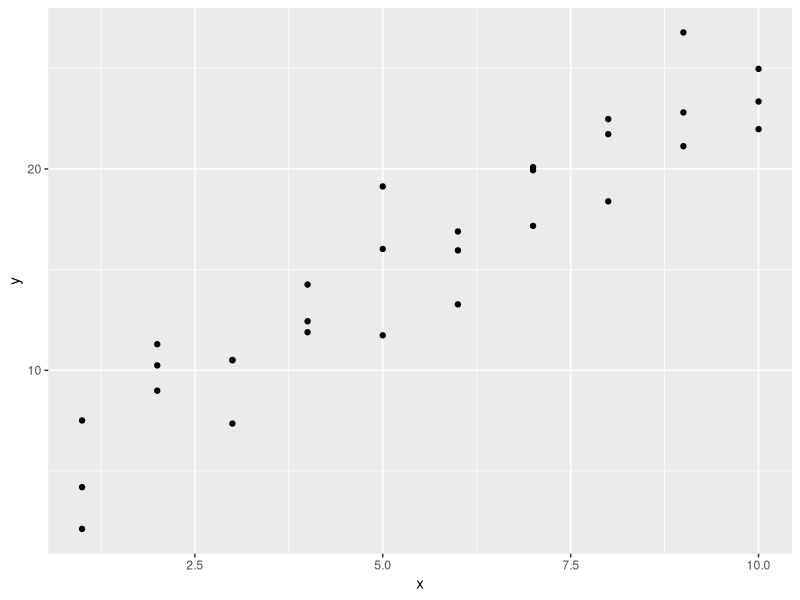
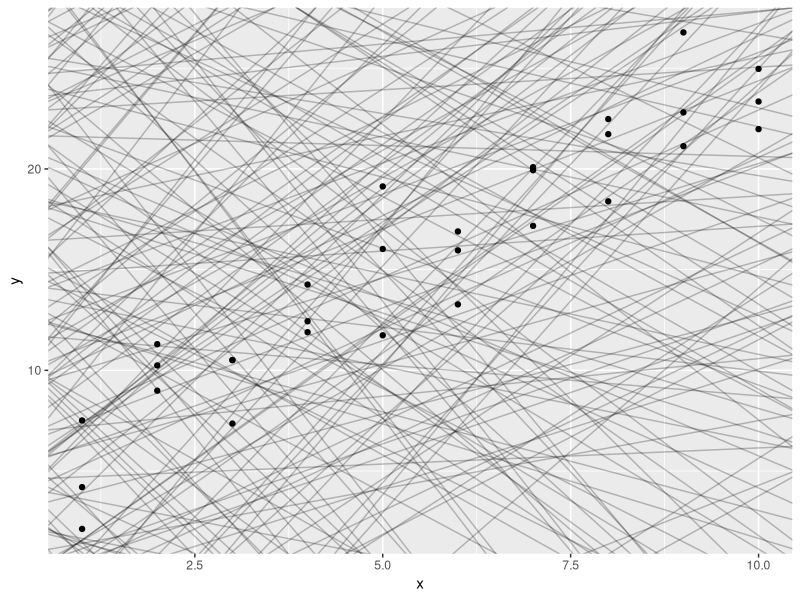
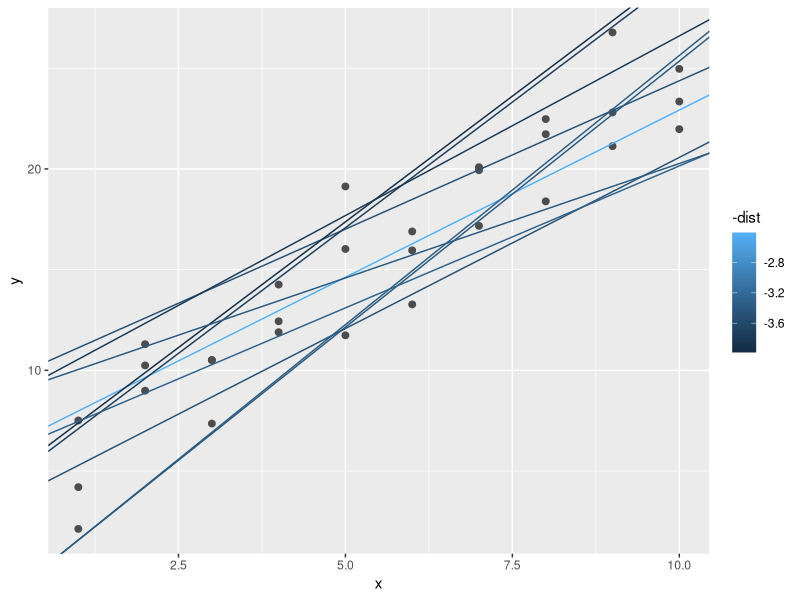
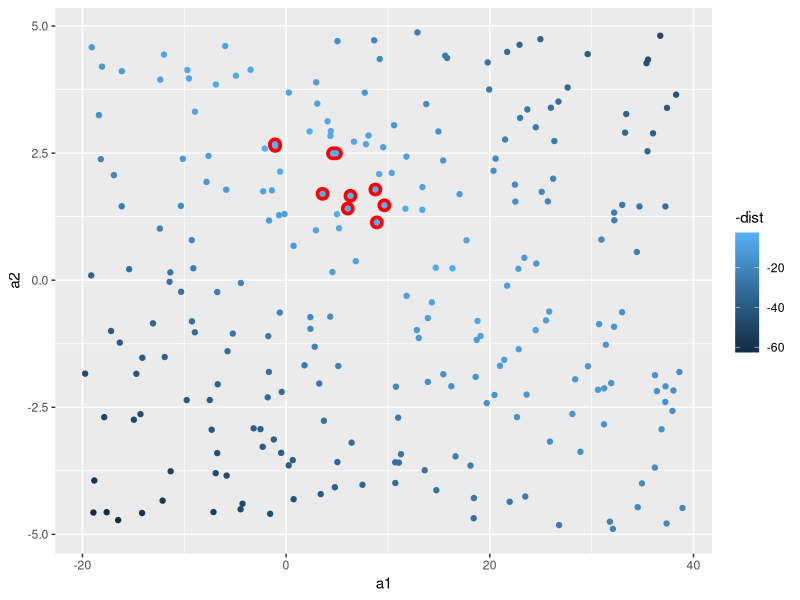
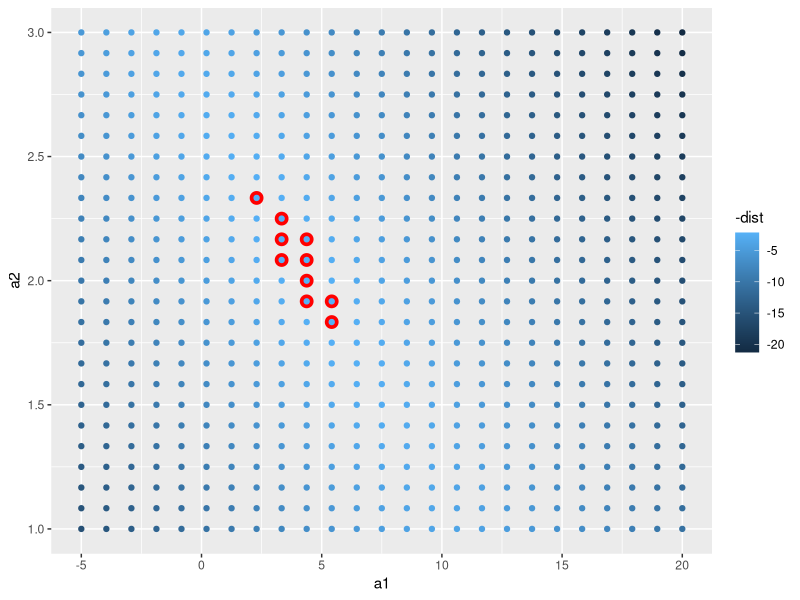
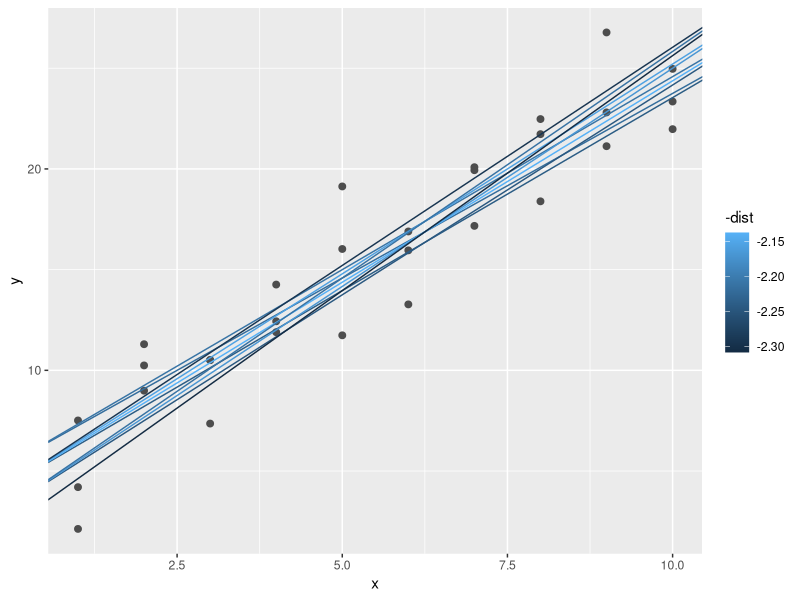
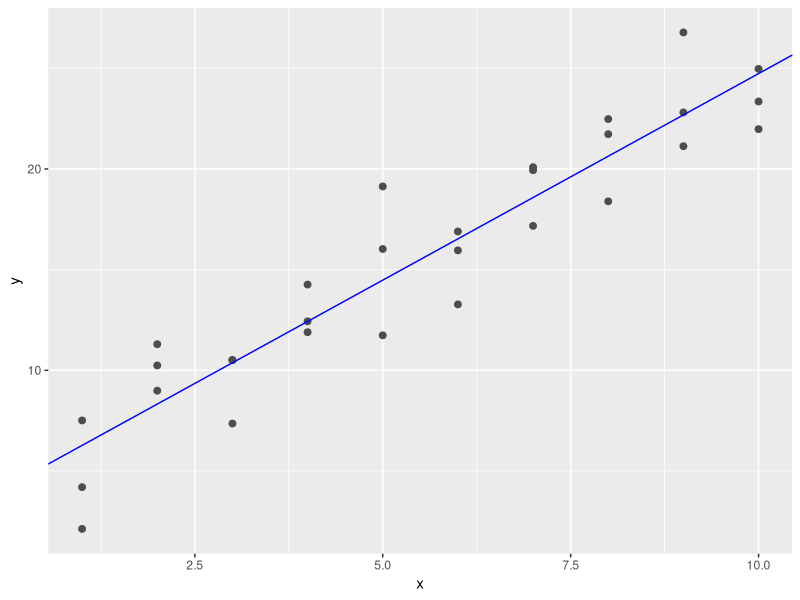
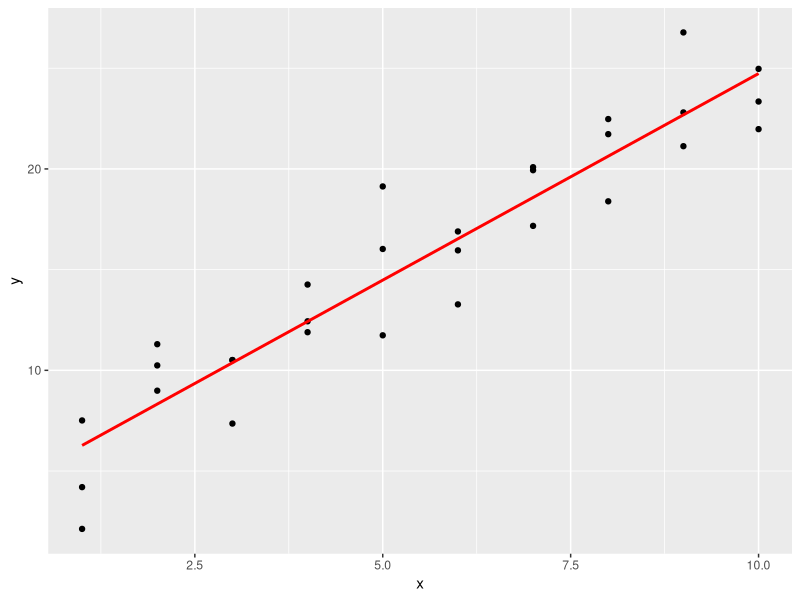

These figures' R source, in order: (Note: this script raises an error after producing the figures.)
# 23 Model basics

library(tidyverse)
library(modelr)
options(na.action = na.warn)

# 模型由两部分组成：
# - 定义一系列模型，这些模型表示要捕获的精确但通用的模式。
# - 通过从最接近数据集中查找模型来生成拟合模型。这将采用通用模型系列，并使其具体化。

# 【实战】对 sim1 模型研究 ----
ggplot(sim1, aes(x, y)) +
    geom_point()
# 由图可以发现，x 变量和 y 变量可能有明显线性关系

random_models <- tibble(
    # 随机生成 250 个上限 -20 下限 40 的 a1 向量
    a1 = runif(n = 250, min = -20, max = 40),
    # 同理随机生成 250 个上限 -5 下限 5 的 a2 向量
    a2 = runif(250, -5, 5)
)
# 如果用随机生成数据的话，模型会看起来非常糟糕：
ggplot() +
    geom_abline(
        data = random_models,
        mapping = aes(intercept = a1, slope = a2), # intercept：截距，slope：斜率
        alpha = 1 / 4
    ) +
    geom_point(
        data = sim1,
        mapping = aes(x, y)
    )

# 我们希望有直线 y = a2*x + a1 来概括这个数据集的特征。所以我们创造了 model1
model1 <- function(a, data) {
    # 注意我们传入的 data 是一个数据集。这个设计的函数会针对数据集里的数据反复代入计算，最终返回一个向量
    a[1] + data$x * a[2]
}
# 试图用 a1 = 7 和 a2 = 1.5 数据来分析 sim1。这样我们得到了理想模型下对应 y 的值
model1(c(7, 1.5), sim1)

# 验证或者求得回归曲线的拟合度使我们通常采用方差，度量随机变量和其数学期望（即均值）之间的偏离程度。
# 所以我们新建了函数来获得方差
measure_distance <- function(mod, data) {
    diff <- data$y - model1(mod, data) # diff 为 data 中实际 y 值与 model1 得到的理想 y 值的差
    sqrt(mean(diff^2)) # 返回所有 diff 平方的均值进行的开方（方差）
}
# 试图用 a1 = 7 和 a2 = 1.5 数据求得关于 sim1 的方差
measure_distance(c(7, 1.5), sim1)
#> [1] 2.665212

# 由于我们这里仅用来研究 sim1 数据集，所以这里新建函数用来提交给 sim1，方便后面 map2_dbl 处理
sim1_dist <- function(a1, a2) {
    measure_distance(c(a1, a2), sim1) # nolint
}

# 通过 mutate 新增计算得到的列 dist 并赋值回去（方差）
models <- random_models %>%
    mutate(dist = purrr::map2_dbl(a1, a2, sim1_dist)) %>%
    print()

# 注意这里的 map2_dbl 会返回离散程度较小的，即拟合程度最高的。例如：
df <- data.frame(
    x = c(1, 2, 5),
    y = c(5, 4, 8)
)
# 这个包的 map2_dbl 表达式相当于 pmin(df$x, df$y)
purrr::map2_dbl(df$x, df$y, min)
#> [1] 1 2 5

# 最后将实际得到的模型简单直观地展示出来
ggplot(sim1, aes(x, y)) +
    geom_point(size = 2, colour = "grey30") +
    geom_abline(
        aes(intercept = a1, slope = a2, colour = -dist), # 由 dist 反向上色，即越精确颜色越鲜亮
        data = filter(models, rank(dist) <= 10) # 不是所有线条都需要显示，这里选择 dist 排名前 10
    )

# 将 a1 和 a2 用图表示出来（同样上色），这里选择 dist 排名前 10来高亮显示（叠加）
ggplot(models, aes(a1, a2)) +
    geom_point(
        data = filter(models, rank(dist) <= 10), # 先画高亮部分
        size = 4, colour = "red"
    ) +
    geom_point(aes(colour = -dist))

# 事实上除了用 runif 创建随机模型外，我们还常常使用标准步长的规整矩阵数据模型来验算已知的回归模型
grid_models <- expand.grid(
    # expand.grid 用于于快速创建数据集（data frame）
    a1 = seq(-5, 20, length = 25), # seq 用于快速生成序列，参数分别代表起始、结束和序列长
    a2 = seq(1, 3, length = 25)
) %>%
    mutate(dist = purrr::map2_dbl(a1, a2, sim1_dist))
ggplot(grid_models, aes(a1, a2)) +
    geom_point(
        data = filter(grid_models, rank(dist) <= 10),
        size = 4, colour = "red"
    ) +
    geom_point(aes(colour = -dist))
# 同样，我们把拟合出的回归模型放到原始数据集对照，事实告诉我们拟合的效果非常好
ggplot(sim1, aes(x, y)) +
    geom_point(size = 2, colour = "grey30") +
    geom_abline(
        aes(intercept = a1, slope = a2, colour = -dist),
        data = filter(grid_models, rank(dist) <= 10)
    )

# 当然这对 a1 和 a2 数据是我们根据矩阵数据集拟合得到的。我们现在可以通过大致拟合度，继续细化数据
# 这样已知细化下去，我们终究得到拟合度极高的数据。
# 所以我们需要一个名为牛顿-拉夫森搜索的数字最小化工具。
# 牛顿-拉夫森工具的思想很简单：你选择一个起点，环顾四周最陡峭的斜坡。
# 然后，你沿着斜坡滑了一点，然后一遍又一遍地重复，直到你不能再低了。
# 在 R 中，我们可以使用 optim() 做到这一点：
best <- optim(
    par = c(0, 0), # 要优化的参数的初始值
    fn = measure_distance, # 要最小化（或最大化）的函数，所以 par 参数是要进行最小化的参数向量。它应该返回标量结果
    data = sim1
)
# 注意 optm() 将返回一个 list，其中：
# par 为找到的最佳参数向量，value 为参数向量对应的返回值
best$par
#> [1] 4.222248 2.051204
# 我们画图验证一下刚刚得到的 a1 和 a2。相应的，它的拟合程度也相当完美
ggplot(sim1, aes(x, y)) +
    geom_point(size = 2, colour = "grey30") +
    geom_abline(intercept = best$par[1], slope = best$par[2], colour = "blue")

# 线性模型的一般形式为 y = a_1 + a_2 * x_1 + a_3 * x_2 + ... + a_n * x_(n - 1)。
# 在 R 里有一个专门为拟合线性模型而设计的工具 lm()。
# lm() 用一种特殊的方式来指定模型，即公式。
# 公式例如 y ~ x，lm() 将自动转换为 y = a_1 + a_2 * x 这样的函数
sim1_mod <- lm(y ~ x, data = sim1)
coef(sim1_mod) # coef() 是一个通用函数，用于从建模函数返回的对象中提取模型系数
# 结果与预期完全一致
#> (Intercept)           x
#>    4.220822    2.051533

# 【实战】对 sim1 模型可视化观察分析 ----

# 现在我们将通过查看模型的预测来专注于理解模型。每种类型的预测模型都需要进行预测。
# 查看模型未捕获的内容（即从数据中减去预测值后留下的所谓残差）也很有用。我们可以用来研究剩余的更微妙的趋势。

# 为了模型的预测，我们先创建网格，其最简单的方法是使用 data_grid() 函数
grid <- sim1 %>% # 相当于对 sim1 定制对应的 x 数据集
    data_grid(x) %>%
    print()
#> # A tibble: 10 x 1
#>       x
#>   <int>
#> 1     1
#> 2     2
#> 3     3
#> 4     4
#> 5     5
#> 6     6
#> # … with 4 more rows

# 接下来我们开始预测。请注意 sim1_mod 来自之前 lm() 函数生成的代码：
#> sim1_mod <- lm(y ~ x, data = sim1)
predictions <- grid %>%
    add_predictions(sim1_mod) %>%
    print()
#> # A tibble: 10 x 2
#>       x  pred
#>   <int> <dbl>
#> 1     1  6.27
#> 2     2  8.32
#> 3     3 10.4
#> 4     4 12.4
#> 5     5 14.5
#> 6     6 16.5
#> # … with 4 more rows

# 最后绘制预测结果
ggplot(sim1, aes(x)) +
    geom_point(aes(y = y)) +
    geom_line(aes(y = pred), data = predictions, colour = "red", size = 1)

# 残差分析
# 残差是我们的预测值与实际值之间的距离
residuals <- sim1 %>%
    # 注意这里使用的参数是 sim1，因为我们需要原始数据集才能发现残差
    add_residuals(sim1_mod) %>% # 用法与 add_predictions() 非常相似
    print()
#> # A tibble: 30 x 3
#>       x     y  resid
#>   <int> <dbl>  <dbl>
#> 1     1  4.20 -2.07
#> 2     1  7.51  1.24
#> 3     1  2.13 -4.15
#> 4     2  8.99  0.665
#> 5     2 10.2   1.92
#> 6     2 11.3   2.97
#> # … with 24 more rows
# 最后绘制残差关于 x 的图
ggplot(residuals, aes(resid)) +
    # geom_freqpoly 即频率多边形，非常适合模糊化地绘制表现一个向量的数据的大小和出现次数
    geom_freqpoly(binwidth = 0.5)
# 或者加入数据 x 来看到更多的数据。很容易发现它的分布非常完美
ggplot(residuals, aes(x, resid)) +
    geom_ref_line(h = 0) + # 调整基线为 0 而不是最小
    geom_point(aes(colour = -abs(resid)))


# 【实战】对 sim2 模型研究 ----

# 关于 model_matrix() ----
# 要想提取关键自定义变量的值，我们可以使用 model_matrix() 函数。如：
df <- tribble(
    ~y, ~x1, ~x2,
    4, 2, 5,
    5, 1, 6
)
model_matrix(df, y ~ x1)
#> # A tibble: 2 x 2
#>   `(Intercept)`    x1
#>           <dbl> <dbl>
#> 1             1     2
#> 2             1     1
# 如果添加其他变量：
model_matrix(df, y ~ x1 + x2)
#> # A tibble: 2 x 3
#>   `(Intercept)`    x1    x2
#>           <dbl> <dbl> <dbl>
#> 1             1     2     5
#> 2             1     1     6
# R 将截距添加到模型的方式是直接填充名为截距的列（当然这个列填充前的值是没有意义的）。
# 默认添加。如果不需要，使用 “-1” 命令显式删除它：
model_matrix(df, y ~ x1 + x2 - 1)
#> # A tibble: 2 x 1
#>      x1
#>   <dbl>
#> 1     2
#> 2     1

# 对于分类变量，尤其是分类为字符的：想象一下，你有一个 tibble 数据集，
# 其中性别可以是男性或女性。将其转换为初始数据是没有意义的，因为不是数字 - 你不能简单地计算它！
df <- tribble(
    ~sex, ~response,
    "male", 1,
    "female", 2,
    "male", 1
)
model_matrix(df, response ~ sex)
#> # A tibble: 3 x 2
#>   `(Intercept)` sexmale
#>           <dbl>   <dbl>
#> 1             1       1
#> 2             1       0
#> 3             1       1
# 可以看到函数会自动将自变量的名名为 “列” “某种值”，其数据用来表示该列数据是否是指定的 “某种值”

# 对于 sim2，我们可以先使用 ggplot() 进行可视化观察：
ggplot(sim2) +
    geom_point(aes(x, y))

# 同理我们可以对 sim2 数据集也这样将字符串转化为初始数据并预测：
mod2 <- lm(y ~ x, data = sim2) # 产生理想线性回归模型
# 注意回归模型中每个 x 的分类对应一个 “斜率”。
# 也就是说，一个 x 的 某值在模型上只会对应一个值，即平均值

grid <- sim2 %>%
    data_grid(x) %>% # 产生初始数据
    add_predictions(mod2) %>% # 依据初始数据对模型进行预测
    print()
#> # A tibble: 4 x 2
#>   x      pred
#>   <chr> <dbl>
#> 1 a      1.15
#> 2 b      8.12
#> 3 c      6.13
#> 4 d      1.91
# 我们对理想模型与原始数据叠加进行可视化：
ggplot(sim2, aes(x)) +
    geom_point(aes(y = y)) +
    geom_point(data = grid, aes(y = pred), colour = "red", size = 4)

# 【实战】对 sim3（分类变量）模型研究 ----

# sim3 同时包含 x1 的数值和 x2 的字母分类：
ggplot(sim3, aes(x1, y)) +
    geom_point(aes(colour = x2))

# 由于并不知道 x1 和 x2 同时影响了 y 的值，我们假设了两个模型：
mod1 <- lm(y ~ x1 + x2, data = sim3)
mod2 <- lm(y ~ x1 * x2, data = sim3)
# 使用 + 来阐述变量之间的关系时，模型将独立计算每个初始数据的效应。如：
# y ~ x1 + x2 被转换为 y = a_0 + a_1 * x1 + a_2 * x2。
# 但使用 * 来阐述时，函数将结合两者的数据去初始化模型。如：
# y ~ x1 * x2 被转换为 y = a_0 + a_1 * x1 + a_2 * x2 + a_12 * x1 * x2。
# 注意一旦使用 *，所有模型的参数都会包含在模型中。

# “实践出真知”，我们决定尝试同时使用两个模型计算出结果去拟合原始数据并观察：
grid <- sim3 %>%
    data_grid(x1, x2) %>% # 由于初始值有两个，这里就需要填入两个变量来产生初始数据
    # 同时从两个模型一起运算使用 gather_prediction()，相反的，我们也有 spread_prediction()
    gather_predictions(mod1, mod2) %>% # 会在生成的 tibble 中第一列声明使用的哪个模型得到的预期数据
    print()
#> # A tibble: 80 x 4
#>   model    x1 x2     pred
#>   <chr> <int> <fct> <dbl>
#> 1 mod1      1 a      1.67
#> 2 mod1      1 b      4.56
#> 3 mod1      1 c      6.48
#> 4 mod1      1 d      4.03
#> 5 mod1      2 a      1.48
#> 6 mod1      2 b      4.37
#> # … with 74 more rows

# 最后我们将得到的数据画图分析：
ggplot(sim3, aes(x1, y, colour = x2)) +
    geom_point() +
    geom_line(data = grid, aes(y = pred)) +
    facet_wrap(~model) # 切图分组

# 哪种模型更适合此数据？我们可以看看残差：
sim3_resid <- sim3 %>%
    # 多个模型获得残差与得到预期值样，也有 gather_residuals()
    gather_residuals(mod1, mod2)

ggplot(sim3_resid, aes(x1, resid, colour = x2)) +
    geom_point() +
    # geom_ref_line(h = 0) + # 调整基线为 0 而不是最小（效果不好已注释掉）
    # 这里我们按照模型和 x2 的值切图，因为它可以更容易地看到每个组中的情况
    facet_grid(model ~ x2)
# 可以看到，mod2 的拟合度更好，残差更接近 0。

# 【热身】对 sim4（连续且相互作用）模型研究 ----
# 按照之前的方法，我们建立两个模型：
mod1 <- lm(y ~ x1 + x2, data = sim4)
mod2 <- lm(y ~ x1 * x2, data = sim4)

grid <- sim4 %>%
    data_grid(
        # 以 x1 / x2 的最大和最小为界限，生成包含五个数据的等差数列
        x1 = seq_range(x1, 5),
        x2 = seq_range(x2, 5)
    ) %>%
    gather_predictions(mod1, mod2) %>% # 对两个模型求取预期结果并合并
    print()
#> # A tibble: 50 x 4
#>   model    x1    x2   pred
#>   <chr> <dbl> <dbl>  <dbl>
#> 1 mod1   -1    -1    0.996
#> 2 mod1   -1    -0.5 -0.395
#> 3 mod1   -1     0   -1.79
#> 4 mod1   -1     0.5 -3.18
#> 5 mod1   -1     1   -4.57
#> 6 mod1   -0.5  -1    1.91
#> # … with 44 more rows

# 关于 seq_range() ----
# 实际使用上，就像 group_by 与 summarize 一样，seq_range 常常绑定 data_grid 使用
# seq_range 真的可以很轻易地生成等差数列：
seq_range(c(0.0123, 0.923423), n = 5)
#> [1] 0.0123000 0.2400808 0.4678615 0.6956423 0.9234230

# pretty 参数还可以让数据更简化
seq_range(c(0.0123, 0.923423), n = 5, pretty = TRUE)
#> [1] 0.0 0.2 0.4 0.6 0.8 1.0

# trim 参数用于收缩范围，使得生成的序列更接近中值
(x1 <- rcauchy(100)) # 生成具有柯西分布特性的随机数
seq_range(x1, n = 5)
#> [1] -115.86934  -83.52130  -51.17325  -18.82520   13.52284
seq_range(x1, n = 5, trim = 0.10) # 收缩指定范围头尾 10%
#> [1] -13.841101  -8.709812  -3.578522   1.552767   6.684057
seq_range(x1, n = 5, trim = 0.25) # 收缩指定范围头尾 25%
#> [1] -2.17345439 -1.05938856  0.05467728  1.16874312  2.28280896
seq_range(x1, n = 5, trim = 0.50) # 收缩指定范围头尾 50%
#> [1] -0.7249565 -0.2677888  0.1893788  0.6465465  1.1037141

# 与之相反，expand 参数会扩增范围
x2 <- c(0, 1)
seq_range(x2, n = 5)
#> [1] 0.00 0.25 0.50 0.75 1.00
seq_range(x2, n = 5, expand = 0.10)
#> [1] -0.050  0.225  0.500  0.775  1.050
seq_range(x2, n = 5, expand = 0.25)
#> [1] -0.1250  0.1875  0.5000  0.8125  1.1250
seq_range(x2, n = 5, expand = 0.50)
#> [1] -0.250  0.125  0.500  0.875  1.250

# 和之前一样，我们对 sim4 的两个模型进行可视化绘图。
ggplot(grid, aes(x1, x2)) +
    geom_tile(aes(fill = pred)) + # 这种砖块图非常便于观察拟合度
    facet_wrap(~model)

# x1 与 x2 似乎存在某种明显的关系！我们尝试继续深入观察：
p <- list()
p[[1]] <- ggplot(grid, aes(x1, pred, colour = x2, group = x2)) +
    geom_line() +
    facet_wrap(~model)
p[[2]] <- ggplot(grid, aes(x2, pred, colour = x1, group = x1)) +
    geom_line() +
    facet_wrap(~model)
library(grid)
grid.newpage() # 新建布局包
pushViewport(viewport(layout = grid.layout(2, 1))) # 设置 2x1 布局
print(p[[1]], vp = viewport(layout.pos.row = 1, layout.pos.col = 1))
print(p[[2]], vp = viewport(layout.pos.row = 2, layout.pos.col = 1))
# 可以看到有明显的相互作用关系！为了预测 y，我们需要同时考虑 x1 和 x2 的值。

# 【实战】对 sim5（模型转换）模型研究 ----
# 因为包不自带 sim5，这里我们只能自己建（
sim5 <- tibble(
    x = seq(0, 3.5 * pi, length = 50),
    y = 4 * sin(x) + rnorm(length(x)) # 随机生成与 x 向量长度相同的向量并加上 4 倍 sin(x)
) %>%
    print()

# 关于 I() 和 model_matrix()（续） ----
# 我们还可以在模型公式内随意转换。
# 例如，log(y) ~ sqrt(x1) + x2 将转换为 log(y) = a_1 + a_2 * sqrt(x1) + a_3 * x2。
# 如果转换涉及 +、*、^ 或 -，则我们需要将其包装在 I() 函数中，这样 R 就不会将其视为模型规范的一部分。
# 例如，y ~ x + I(x ^ 2) 翻译为 y = a_1 + a_2 * x + a_3 * x^2。
# 如果上述情况忘记了 I() 指定成 y ~ x ^ 2 + x，R 将视为 y ~ x * x + x。
# x * x 表示 x 与自身的相互作用，这与 x 效果相同。R 会自动删除冗余变量，会直接转换成 y = a_1 + a_2 * x。这很糟糕！

# 而对于自己创立的模型，我们可以使用 model_matrix() 来准确查看拟合的方程：
tb <- tribble(
    ~y, ~x,
    1, 1,
    2, 2,
    3, 3
)
model_matrix(tb, y ~ x^2 + x)
#> # A tibble: 3 x 2
#>   `(Intercept)`     x
#>           <dbl> <dbl>
#> 1             1     1
#> 2             1     2
#> 3             1     3
model_matrix(tb, y ~ I(x^2) + x)
#> # A tibble: 3 x 3
#>   `(Intercept)` `I(x^2)`     x
#>           <dbl>    <dbl> <dbl>
#> 1             1        1     1
#> 2             1        4     2
#> 3             1        9     3

# 关于 poly() ----
# 转换模型非常有用，因为我们可以使用它们来近似非线性函数。
# 微积分课上我们学过泰勒定理，它告诉我们可以用无限的多项式和来近似任何平滑曲线函数。
# 这意味着我们也可以使用多项式函数通过拟合。
# 手动键入该序列很繁琐复杂，而 R 提供了一个函数：poly()
model_matrix(tb, y ~ poly(x, 2)) # 注意这个 “2” 是 degree 参数，表示多项式的最高次数
#> # A tibble: 3 x 3
#>   `(Intercept)` `poly(x, 2)1` `poly(x, 2)2`
#>           <dbl>         <dbl>         <dbl>
#> 1             1     -7.07e- 1         0.408
#> 2             1     -7.85e-17        -0.816
#> 3             1      7.07e- 1         0.408

# 关于 ns() ----
# 注意 poly 生成的多项式函数同泰勒函数一样，出现了一个相对棘手的问题：
# 在数据范围之外，多项式总是迅速接近无穷大。
# 所以我们剔除了另一种更安全的替代方案，即样条回归：splines::ns()
library(splines)
model_matrix(df, y ~ ns(x, 2))
#> # A tibble: 3 x 3
#>   `(Intercept)` `ns(x, 2)1` `ns(x, 2)2`
#>           <dbl>       <dbl>       <dbl>
#> 1             1       0           0
#> 2             1       0.566      -0.211
#> 3             1       0.344       0.771

# 尝试可视化！我们建立了不同次数的 5 个模型
mod1 <- lm(y ~ ns(x, 1), data = sim5)
mod2 <- lm(y ~ ns(x, 2), data = sim5)
mod3 <- lm(y ~ ns(x, 3), data = sim5)
mod4 <- lm(y ~ ns(x, 4), data = sim5)
mod5 <- lm(y ~ ns(x, 5), data = sim5)

grid <- sim5 %>%
    data_grid(x = seq_range(x, n = 50, expand = 0.1)) %>% # 向外扩张 10% 生成矩阵
    # .pred 参数用来修改生成期望值列的列名
    gather_predictions(mod1, mod2, mod3, mod4, mod5, .pred = "y")

ggplot(sim5, aes(x, y)) +
    geom_point() +
    geom_line(data = grid, colour = "red") +
    facet_wrap(~model) # 以 model 分组
# 就像我们在数学中学习的泰勒公式一样，项的次数越高，其拟合性往往越好。mod5 的拟合度就明显大于其他模型。

# 【补充】NA 值（缺少值）问题 ----
# 如果你的数据你还有 NA 值的话，R 当然会提示你错误！
df <- tribble(
    ~x, ~y,
    1, 2.2,
    2, NA,
    3, 3.5,
    4, 8.3,
    NA, 10
)
mod <- lm(y ~ x, data = df)
#> Warning: Dropping 2 rows with missing values
# 加上 “na.action = na.exclude” 表示不包含 NA 值计算
mod <- lm(y ~ x, data = df, na.action = na.exclude)
# 这样这个模型就只有 3 种观测值可用了：
nobs(mod) # nobs() 用于查看可观测次数

# 【补充】其他常见线性模型 ----
# 本章只关注线性类型的模型，它们假设形式为 y = a_1 * x1 + a_2 * x2 + ... + a_n * xn。
# 同样，对于线性模型的残差，它可能还有一些特性，如还可能具有正态分布。
# 有许多模型以各种有趣的方式扩展线性模型，相对常用的有以下几种：

# - 广义线性模型（Generalised Linear Models），如 stats::glm()。
#   线性模型的数据通常是连续的，并且其残差具有正态分布。
#   该模型对线性模型进行了扩展，甚至囊括了非连续响应（例如二进制数据或计数）。
#   而其工作原理是基于可能性的统计去定义距离度量。
#   有关广义线性模型（GLM）的实际运作参考：https://zhuanlan.zhihu.com/p/110387248

# - 广义加性模型（Generalised Additive Models），如 mgcv::gam()。
#   它扩展广义线性模型以包含任意光滑函数，这意味着我们可以编写诸如 y ~ s(x) 这样的公式。
#   这样的模型公式将使用 y = f(x) 和 letgam，即 gam() 去估计该函数是什么样的。
#   有关广义加性模型（GAM）的实际运作参考：https://zhuanlan.zhihu.com/p/53001283

# - 惩罚线性模型（Penalised Linear Models），如 glmnet::glmnet()。
#   该模型使得在 “惩处” 一个复杂模型的距离中添加一个 “惩处” 项（由参数向量和原点之间的距离决定）。
#   这往往使模型可以更好地推广到来自同一人群的新数据集。

# - 稳健线性模型（Robust linear models），如 MASS::rlm()。
#   该模型用于调整与模型预期距离非常远的点的权重，使得模型对于异常值问题不那么敏感。
#   但其代价则是在没有异常值时通常不如其他模型的拟合效果那么强。
#   有关稳健线性模型（RLM）的实际运作参考：https://zhuanlan.zhihu.com/p/398805690

# - 树模型（Trees），如 rpart::rpart()。
#   这种模型则是以与线性模型完全不同的方式去解决问题，适合分段恒定模型，并将数据拆分多个成足够小的部分。
#   树模型本身并不出色，但当被随机森林（Random Forests），像是 randomForest::randomForest()，
#   或是梯度提升机（Gradient Boosting Machines），像是 xgboost::xgboost() 等多种模型聚合使用时，
#   树模型会变得非常强大。
#   有关随机森林（RF）的实际运作参考：https://zhuanlan.zhihu.com/p/125505067
#   有关梯度提升机（GBM）的实际运作参考：https://zhuanlan.zhihu.com/p/36011508